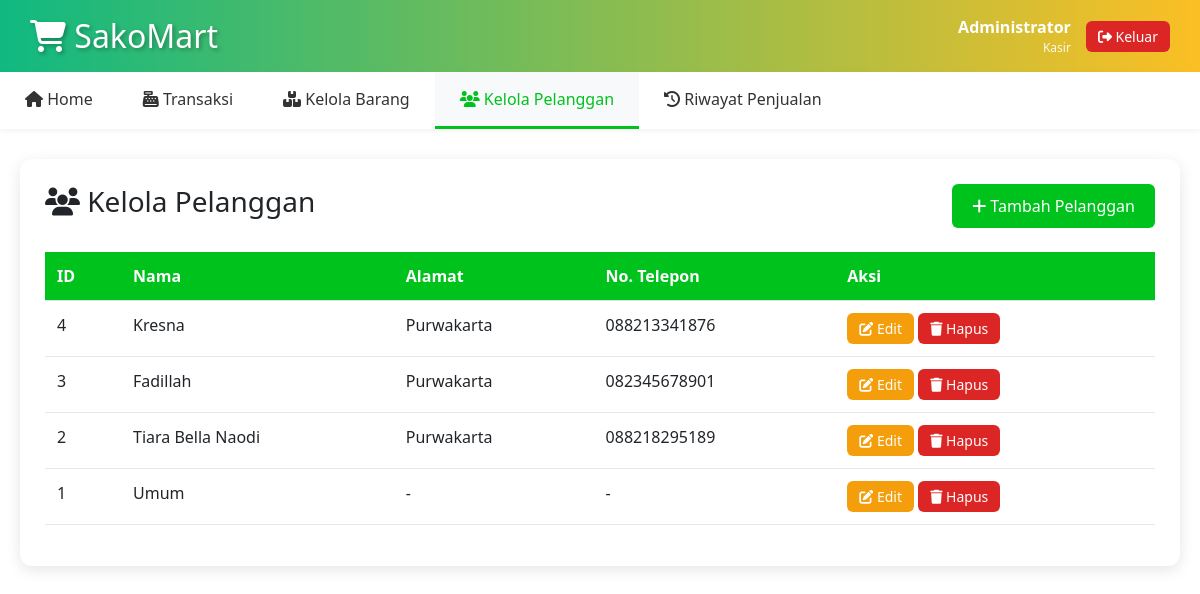
The app's page /kelola_pelanggan.php (signed in) with its own data.
### tables this page shows
CREATE TABLE `pelanggan` (
  `id` int(11) NOT NULL,
  `nama` varchar(100) NOT NULL,
  `alamat` text DEFAULT NULL,
  `no_telp` varchar(20) DEFAULT NULL,
  `created_at` timestamp NULL DEFAULT current_timestamp()
);

### kelola_pelanggan.php (the view, shortened to what this page needs)
<?php
require_once 'includes/config.php';
$query = "SELECT * FROM pelanggan ORDER BY id DESC";
$result = mysqli_query($conn, $query);
include 'includes/header.php';
?>
<div class="container-custom">
    <div class="table-container">
        <div class="d-flex justify-content-between align-items-center mb-4">
            <h3><i class="fas fa-users"></i> Kelola Pelanggan</h3>
            <button class="btn btn-primary" data-bs-toggle="modal" data-bs-target="#modalTambah">
                <i class="fas fa-plus"></i> Tambah Pelanggan
            </button>
        </div>
        <div class="table-responsive">
            <table class="table">
                <thead>
                    <tr>
                        <th>ID</th>
                        <th>Nama</th>
                        <th>Alamat</th>
                        <th>No. Telepon</th>
                        <th>Aksi</th>
                    </tr>
                </thead>
                <tbody>
                    <?php while ($row = mysqli_fetch_assoc($result)): ?>
                    <tr>
                        <td><?php echo $row['id']; ?></td>
                        <td><?php echo $row['nama']; ?></td>
                        <td><?php echo $row['alamat']; ?></td>
                        <td><?php echo $row['no_telp']; ?></td>
                        <td>
                            <button class="btn btn-warning btn-sm" onclick="editPelanggan(<?php echo htmlspecialchars(json_encode($row)); ?>)">
                                <i class="fas fa-edit"></i> Edit
                            </button>
                            <a href="?hapus=<?php echo $row['id']; ?>" class="btn btn-danger btn-sm" onclick="return confirm('Yakin ingin menghapus?')">
                                <i class="fas fa-trash"></i> Hapus
                            </a>
                        </td>
                    </tr>
                    <?php endwhile; ?>
                </tbody>
            </table>
        </div>
    </div>
</div>
<?php include 'includes/footer.php'; ?>

### css/style.css (style rules this page uses)
:root { --primary-color: #00c21d; --secondary-color: #326b00; --success-color: #16a34a; --danger-color: #dc2626; --warning-color: #f59e0b; }
* { margin: 0; padding: 0; box-sizing: border-box; }
body { font-family: 'Segoe UI', Tahoma, Geneva, Verdana, sans-serif; background: #ffffff; min-height: 100vh; }
.container-custom { max-width: 1400px; margin: 0 auto; padding: 30px 20px; }
.table-container { background: white; border-radius: 12px; padding: 25px; box-shadow: 0 4px 15px rgba(0,0,0,0.1); }
.table { width: 100%; border-collapse: collapse; }
.table th { background: var(--primary-color); color: white; padding: 12px; text-align: left; font-weight: 600; }
.table td { padding: 12px; border-bottom: 1px solid #e5e7eb; }
.btn { padding: 10px 20px; border: none; border-radius: 6px; cursor: pointer; font-weight: 500; transition: all 0.3s; text-decoration: none; display: inline-block; }
.btn-primary { background: var(--primary-color); color: white; }
.btn-danger { background: var(--danger-color); color: white; }
.btn-warning { background: var(--warning-color); color: white; }
.btn-sm { padding: 5px 12px; font-size: 14px; }

### records on screen
pelanggan: id "4", nama "Kresna", alamat "Purwakarta", no_telp "088213341876"
pelanggan: id "3", nama "Fadillah", alamat "Purwakarta", no_telp "082345678901"
pelanggan: id "2", nama "Tiara Bella Naodi", alamat "Purwakarta", no_telp "088218295189"
pelanggan: id "1", nama "Umum", alamat "-", no_telp "-"

### other values on screen
$_SESSION['nama_lengkap'] "Administrator"
